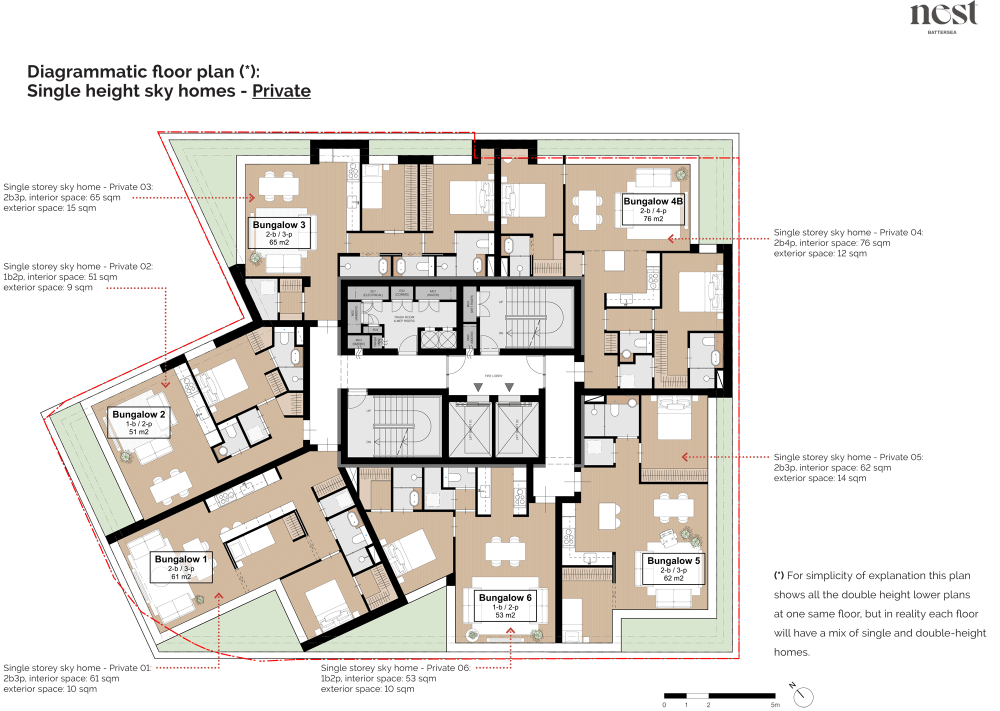
#> input picture _refs/plantas-oficiais/fp-33.png, 2000 x 1422 px (shown at 1/2 size)
$ python scale.py
#> lines starting #> are read from the running program, lines starting #| are printed output that depends on the picture
# Measure the scale bar of the official plans (0..5 m) to get pixels per metre.
from PIL import Image
import numpy as np, sys
im = np.asarray(Image.open('../../_refs/plantas-oficiais/fp-33.png').convert('RGBA').convert('RGB')).astype(int)
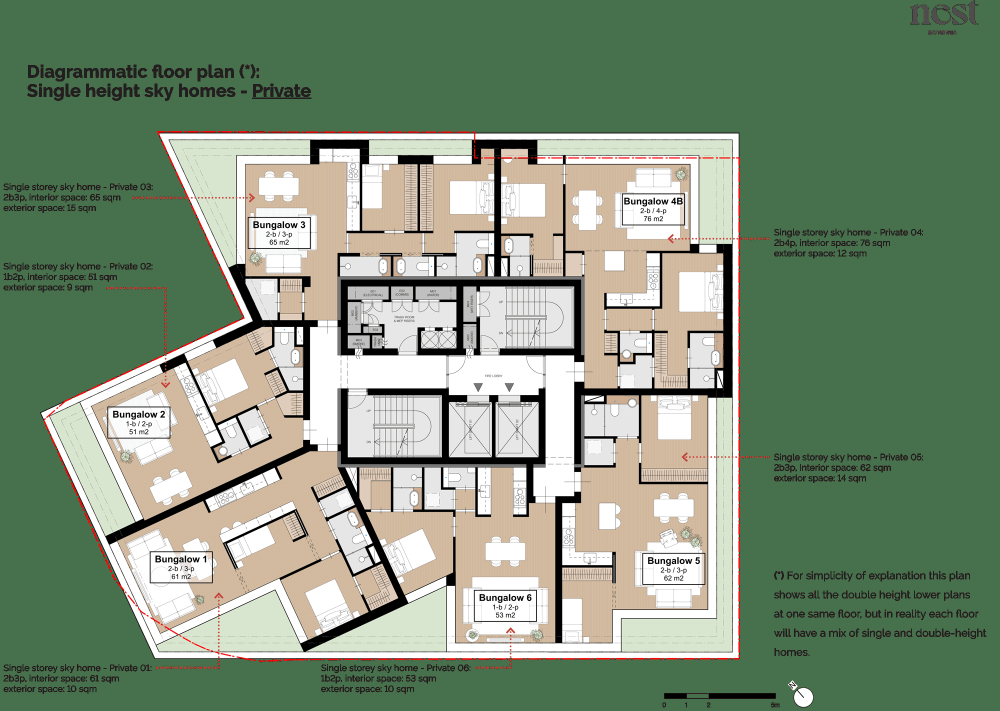
#> im: shape (1422, 2000, 3) int64 (shown at 1/2 size); mean R, G, B 127.8, 145.8, 121.8
H, W, _ = im.shape
#> H = 1422; W = 2000
# scan rows near the bottom right for the scale bar (black and white blocks with a black outline)
for y in range(1380, 1400):
    row = im[y, 1300:1600]
    dark = (row.sum(axis=1) < 200)
    xs = np.where(dark)[0]
    if len(xs) > 50:
        print(y, xs.min() + 1300, xs.max() + 1300, len(xs))
#> this loop made 20 passes
#> xs on passes 1, 2, 3, 4, 5, 6, 19, 20: [293, 294], [292, 295], [291, 295, 296], [290, 291, 296, 297], [290, 297, 298], [289, 298, 299], [119, 287], [287]
#| 1386 1328 1599 226
#| 1387 1328 1588 224
#| 1388 1328 1588 182
#| 1389 1328 1588 182
#| 1390 1328 1587 182
#| 1391 1328 1587 182
#| 1392 1328 1587 182
#| 1393 1328 1587 182
#> (further printed lines are left out)

$ run again, with _refs/plantas-oficiais/fp-30.png copied over _refs/plantas-oficiais/fp-33.png
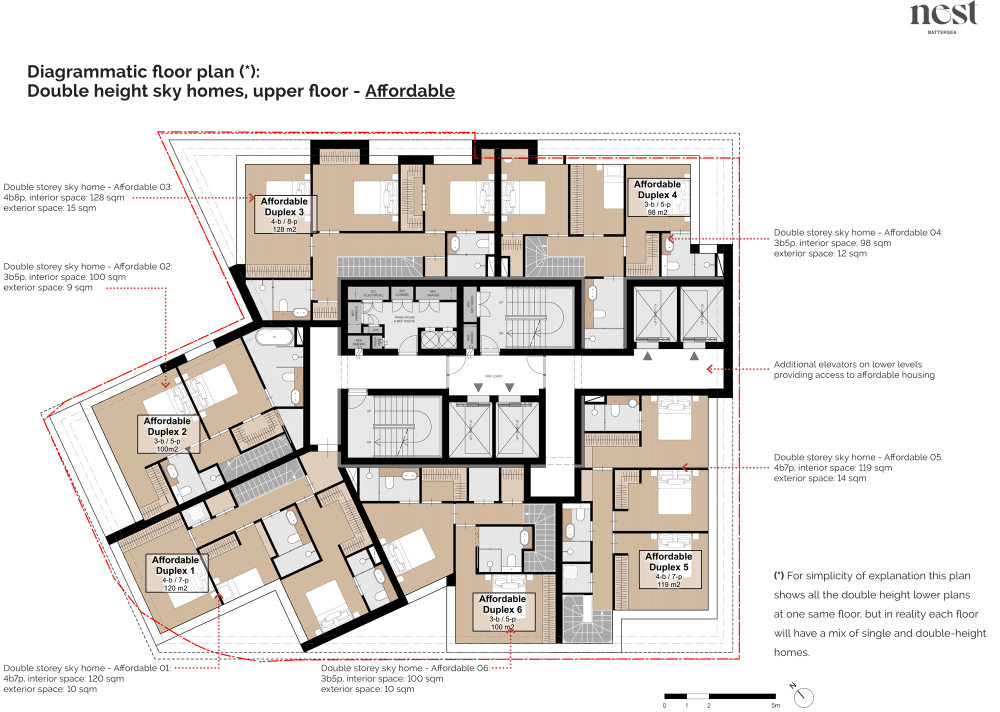
#> input picture _refs/plantas-oficiais/fp-30.png, 2000 x 1423 px (shown at 1/2 size)
#> `im = np.asarray(Image.open('../../_refs/plantas-oficiais/fp-33.png').c..`:
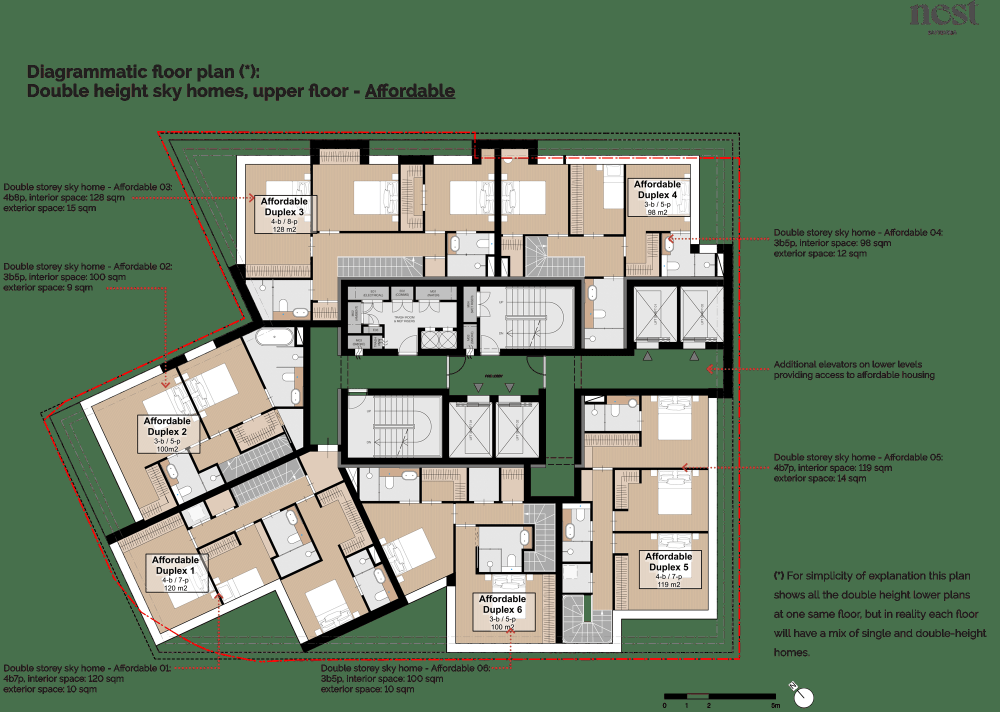
#> im: shape (1423, 2000, 3) int64 (shown at 1/2 size); mean R, G, B 109.8, 130.6, 105
#> the loop `for y in range(1380, 1400):` made 20 passes
#> xs on passes 1, 2, 3, 4, 5, 6, 7, 20: [294, 295], [285, 294, 295], [293, 295, 296], [292, 296, 297], [291, 297, 298], [291, 298, 299], [290, 299], [288]
#> (printed output is left out)
